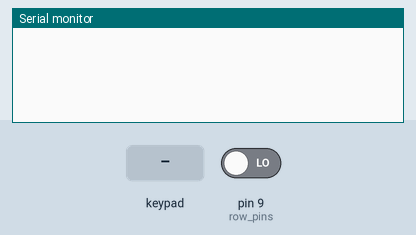
The sketch below on a simulated Arduino Mega 2560, built with avr-gcc and run on an emulated ATmega2560. Parts: the last lines printed to the serial monitor. Wiring (inferred from the names in the program): 4×2 keypad with keys 1 2 3 4 5 6 7 8 (labels assumed): rows pin 5, pin 6, pin 7, pin 8; columns pin 20, pin 21. The test bench sets the inputs (shaded band); at power-on: pin 9 (row_pins) LOW.

Above: at 1.2 s.
1.3 s: pin 9 (row_pins) driven HIGH
At 2.5 s:
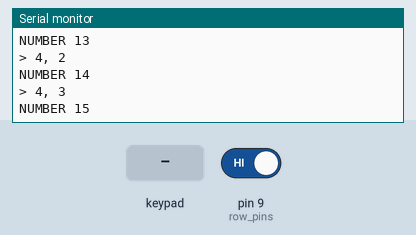
2.8 s: key '1' pressed
At 3.8 s:
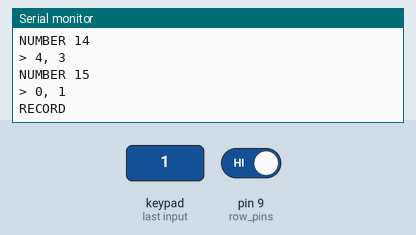
4.3 s: keypad keys 1 2 pressed 0.4 s apart
At 5.3 s:
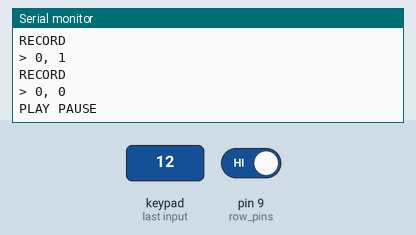
6.6 s: key '3' pressed
At 7.8 s:
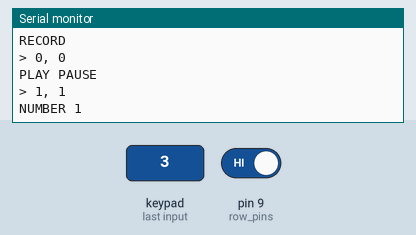
8.1 s: keypad keys 2 5 pressed 0.4 s apart
At 9.4 s:
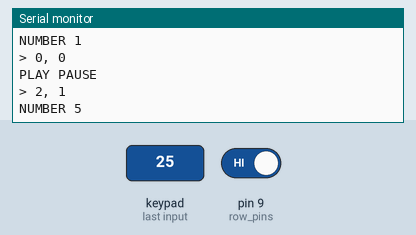
Timing chart, 0 to 11.1 s (numbered marks = the images above; inputs shaded):
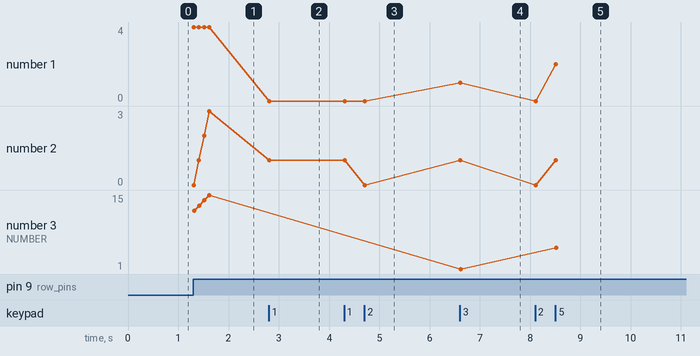

Measured:
- after the input at 1.3 s, the serial monitor: prints a new line at once (image 1)
- after the input at 2.8 s, the serial monitor: prints a new line at once (image 2)
- after the input at 4.3 s, the serial monitor: prints a new line after 0.41 s (image 3)
- after the input at 6.6 s, the serial monitor: prints a new line at once (image 4)
- after the input at 8.1 s, the serial monitor: prints a new line at once (image 5)
- plotted number 1: 1 → 2 after the input at 8.1 s
- plotted number 3: 1 → 5 after the input at 8.1 s

The sketch:

midikeys.ino
```cpp
#include "Wire.h"

#define ROW_COUNT 5
#define COL_COUNT 4

#define ROW0 9 // blue (13-16)
#define ROW1 8 // white (9-12)
#define ROW2 7 // grey (5-8)
#define ROW3 6 // purple (1-4)
#define ROW4 5 // orange (LEADERS)

#define COL0 18 // A0 yellow (3)
#define COL1 19 // A1 red (2)
#define COL2 20 // A2 brown (1)
#define COL3 21 // A3 green (0)

#define ROW_LEADER 0
#define ROW_A 1
#define ROW_B 2
#define ROW_C 3
#define ROW_D 4

#define LEADER_PLAY_PAUSE 0
#define LEADER_RECORD 1
#define LEADER_CONFIG 2
#define LEADER_CHANNEL_SELECT 3

#define SM_IDLE 0
#define SM_CONFIG 1
#define SM_CHANNEL_SELECT 2


//char row_pins[ROW_COUNT] = {ROW0};
//char row_pins[ROW_COUNT] = {ROW0, ROW1, ROW2, ROW3, ROW4};
char row_pins[ROW_COUNT] = {ROW4, ROW3, ROW2, ROW1, ROW0};
//char col_pins[COL_COUNT] = {COL0, COL1, COL2};
//char col_pins[COL_COUNT] = {COL0, COL1, COL2, COL3};
char col_pins[COL_COUNT] = {COL3, COL2, COL1, COL0};

unsigned char state[ROW_COUNT][COL_COUNT] = {};
unsigned char sm_state = SM_IDLE;

void setup() {
    Serial.begin(9600);
    Serial1.begin(31250);

    for (char i=0; i<COL_COUNT; i++) {
        pinMode(col_pins[i], OUTPUT);
        digitalWrite(col_pins[i], LOW);
    }
    for (char i=0; i<ROW_COUNT; i++) {
        pinMode(row_pins[i], INPUT);
    }
}

void loop() {
    delay(10);
    scan();
}

void scan() {
    for (char col=0; col<COL_COUNT; col++) {
        digitalWrite(col_pins[col], HIGH);
        for (char row=0; row<ROW_COUNT; row++) {
            bool pressed = digitalRead(row_pins[row]) == HIGH;
            if (pressed) {
                if (state[row][col] == 0) {
                    state[row][col] = 1;
                } else if (state[row][col] == 1) {
                    state[row][col] = 2;
                    press(row, col);
                }
            } else {
                if (state[row][col] == 1) {
                    state[row][col] = 0;
                } else if (state[row][col] == 2) {
                    state[row][col] = 3;
                } else if (state[row][col] == 3) {
                    state[row][col] = 0;
                }
            }
        }
        digitalWrite(col_pins[col], LOW);
    }
}

void press(unsigned char row, unsigned char col) {
    Serial.print("> ");
    Serial.print(row, DEC);
    Serial.print(", ");
    Serial.println(col, DEC);
    if (row == ROW_LEADER) {
        switch (col) {
            case LEADER_PLAY_PAUSE:
                press_play_pause();
                break;
            case LEADER_RECORD:
                press_record();
                break;
            case LEADER_CONFIG:
                press_config();
                break;
            case LEADER_CHANNEL_SELECT:
                press_channel_select();
                break;
        }
    } else {
        press_number((row - 1) * 4 + col);
    }
}

void press_play_pause() {
    Serial.println("PLAY PAUSE");
    sm_state = SM_IDLE;
}

void press_record() {
    Serial.println("RECORD");
    sm_state = SM_IDLE;
}

void press_config() {
    Serial.println("CONFIG");
    sm_state = SM_CONFIG;
}

void press_channel_select() {
    Serial.println("CHANNEL SELECT");
    sm_state = SM_CHANNEL_SELECT;
}

void press_number(unsigned char number) {
    Serial.print("NUMBER ");
    Serial.println(number, DEC);
    sm_state = SM_IDLE;
    //send(0xC0, number);
    send(0x90, 48+number, 0x7F);
    delay(100);
    send(0x90, 48+number, 0x00);
}

void send(unsigned char cmd, unsigned char value) {
    Serial1.write(cmd);
    Serial1.write(value);
}

void send(unsigned char cmd, unsigned char a, unsigned b) {
    Serial1.write(cmd);
    Serial1.write(a);
    Serial1.write(b);
}
```
